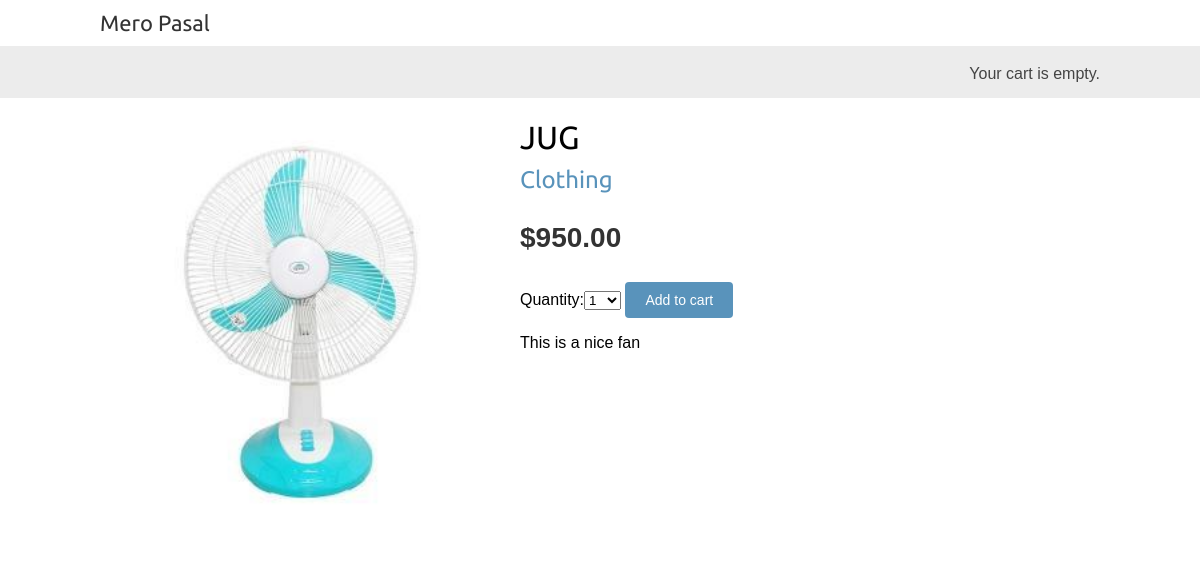
Page /2/jug/ on the committed database.
### Product/models.py (models this page shows, shortened)
class Product(models.Model):
    category = models.ForeignKey(
        Category, related_name='products',  on_delete=models.CASCADE)
    name = models.CharField(max_length=50)
    slug = models.SlugField(max_length=255, db_index=True)
    brand = models.CharField(max_length=255)
    sku = models.CharField(max_length=50)
    price = models.DecimalField(max_digits=9, decimal_places=2)
    old_price = models.DecimalField(
        max_digits=9, decimal_places=2, default=0.00)
    image = models.ImageField(upload_to='')
    quantity = models.IntegerField(default=0)
    description = models.TextField()
    stock = models.IntegerField()
    meta_keywords = models.CharField(max_length=255)
    meta_description = models.CharField(max_length=255)
    is_available = models.BooleanField(default=False)
    is_bestseller = models.BooleanField(default=False)
    is_featured = models.BooleanField(default=False)
    created_at = models.DateTimeField(auto_now_add=True)
    modified_at = models.DateTimeField(auto_now=True)
    class Meta:
        db_table = 'products'
        verbose_name_plural = "Products"
        ordering = ('name',)
        index_together = (('id', 'slug'),)

class Category(models.Model):
    name = models.CharField(max_length=50)
    slug = models.SlugField(max_length=255, unique=True)
    description = models.TextField()
    meta_keywords = models.CharField(max_length=255)
    meta_description = models.CharField(max_length=255)
    created_at = models.DateTimeField(auto_now_add=True)
    updated_at = models.DateTimeField(auto_now=True)
    is_active = models.BooleanField(default=False)
    class Meta:
        db_table = 'categories'
        verbose_name = 'category'
        ordering = ('name',)
        verbose_name_plural = 'categories'
    def __str__(self):
        return self.name
    def get_absolute_url(self):
        return reverse('Product:product_list_by_category',
               args=[self.slug])

### Product/views.py (the view)
# urls.py: path('<int:id>/<slug:slug>/', views.product_detail, name='product_detail'),
def product_detail(request, id, slug):
    product = get_object_or_404(Product,
                                id=id,
                                slug=slug,
                                is_available=True)
    cart_product_form = AddProductToCartForm()
    return render(request,
                  'detail.html',
                  {'product': product,
                   'cart_product_form': cart_product_form})

### cart/forms.py
class AddProductToCartForm(forms.Form):
    quantity = forms.TypedChoiceField(choices=PRODUCT_QUANTITY_OPTIONS, coerce=int)
    override = forms.BooleanField(required=False, initial=False, widget=forms.HiddenInput)

### cart/cart.py (called while the page is built)
    def __len__(self):
        return sum(item['quantity'] for item in self.cart.values())

### cart/context_processors.py (called while the page is built)
def cart(request):
    return {'cart': Cart(request)}

### Product/templates/detail.html (shortened to what this page needs)
{% extends 'base.html' %}
{% load static %}
{% block content %}
  <div class="product-detail">
    <img src="{% if product.image %}{{ product.image.url }}{% else %}
    {% static "img/no_image.png" %}{% endif %}">
    <h1>{{ product.name }}</h1>
    <h2>
      <a href="{{ product.category.get_absolute_url }}">
        {{ product.category }}
      </a>
    </h2>
    <p class="price">${{ product.price }}</p>
    <form action="{% url "cart:cart_add_product" product.id %}" method="post">
      {{ cart_product_form }}
      <input type="submit" value="Add to cart">
    </form>
    {{ product.description|linebreaks }}
  </div>
{% endblock %}

### static/css/base.css (style rules this page uses)
body { margin:0; padding:0; font-family:helvetica, sans-serif; }
h1, h2, h3, h4, h5 , h6 { font-family: 'Ubuntu', sans-serif; font-weight:normal; }
a { text-decoration:none; color:#5993bb; }
a.button, input[type="submit"] { color:#fff; background:#5993bb; border-radius:4px; padding:10px 20px; font-size:14px; border:0; }
.product-detail { text-align:justify; }
.product-detail .price { color:#333; font-size:28px; font-weight:bold; }
.product-detail img { width:40%; float:left; padding:0 20px 20px 0; }
.product-detail h1 { margin-bottom:0; }
.product-detail h2 { margin-top:10px; }

### rows in the picture
Product: image (picture), name "JUG", category "Clothing", price "950.00", description "This is a nice fan"
